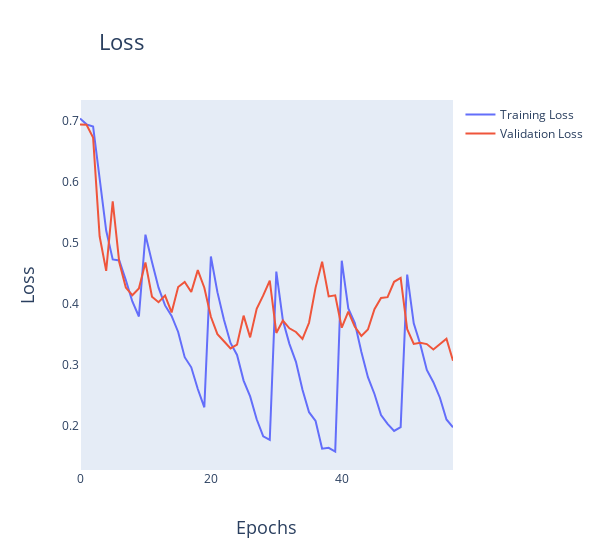

Notebook cell for this chart:
### Code cell
# plot change in loss over the differet epochs
hlf.plot_train_history(loss, 'Loss', 'Loss', 'Epochs', save='loss')
